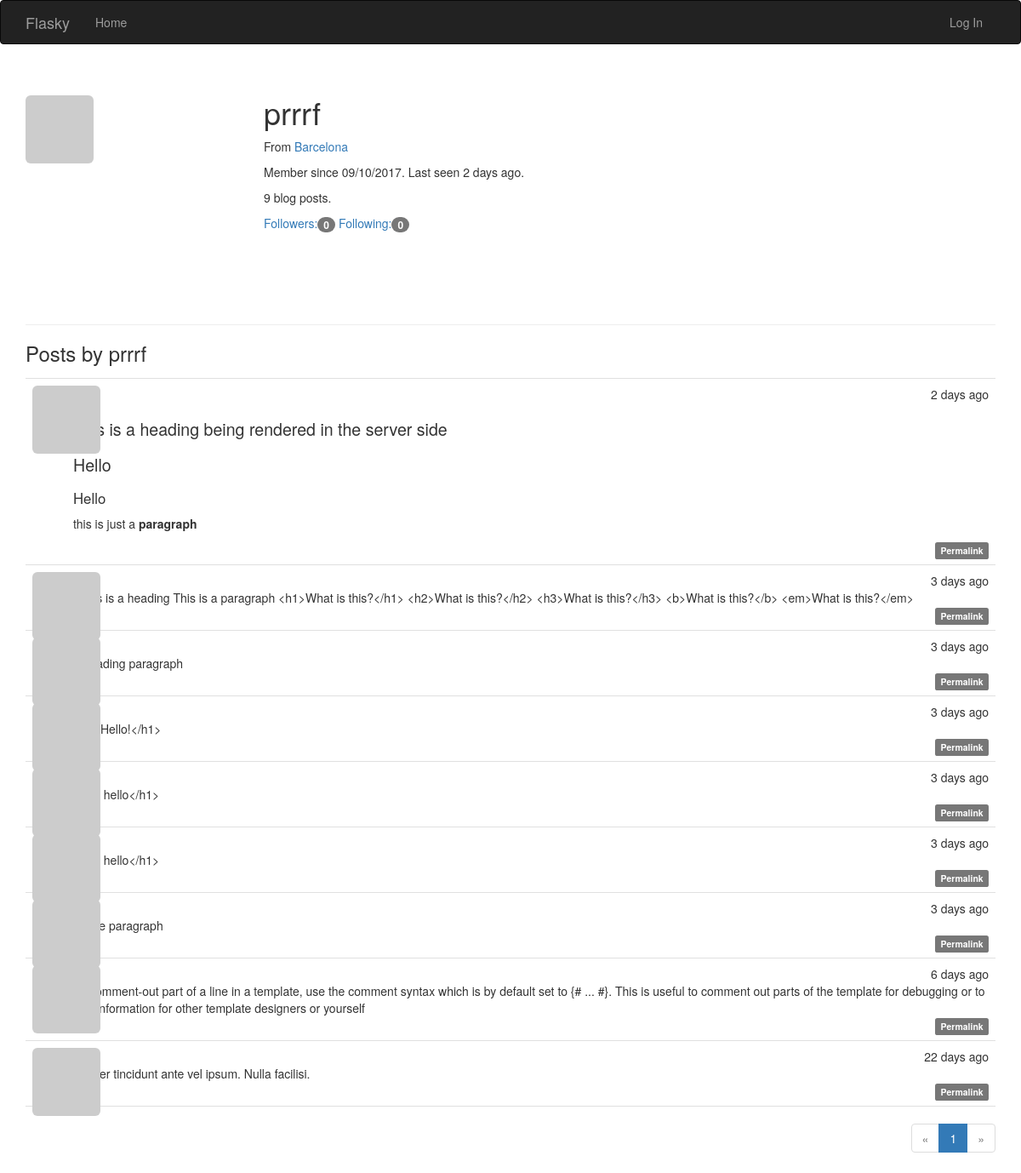
Page /user/prrrf on the earlier database version.
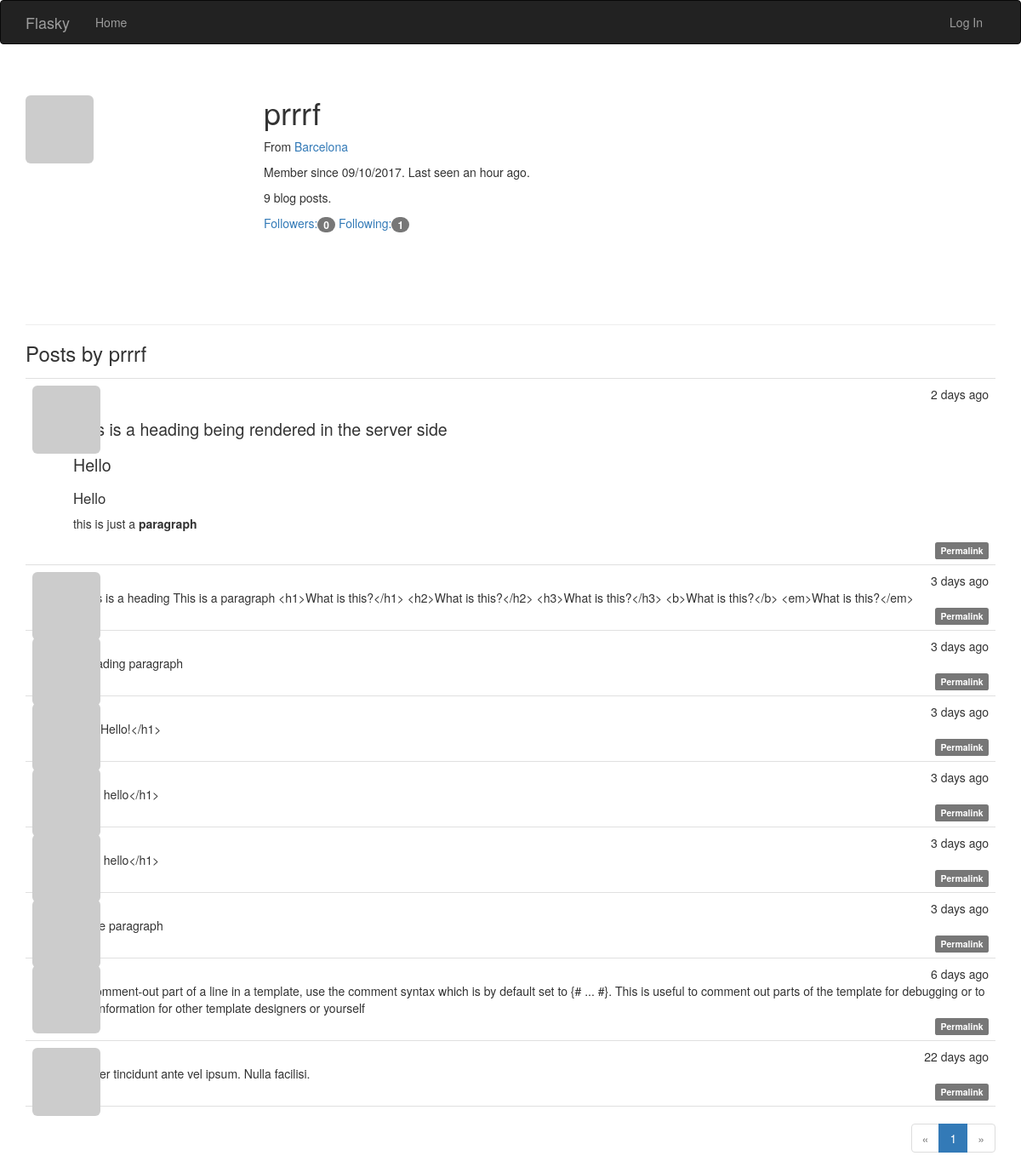
Same page on the later database version.
### app/models.py (models this page shows, shortened)
class User(UserMixin, db.Model):
    __tablename__ = 'users'
    id = db.Column(db.Integer, primary_key=True)
    email = db.Column(db.String(64), unique=True, index=True)
    username = db.Column(db.String(64), unique=True, index=True)
    role_id = db.Column(db.Integer, db.ForeignKey('roles.id'))
    password_hash = db.Column(db.String(128))
    confirmed = db.Column(db.Boolean, default=False)
    name = db.Column(db.String(64))
    location = db.Column(db.String(64))
    about_me = db.Column(db.Text())
    member_since = db.Column(db.DateTime(), default=datetime.utcnow)
    last_seen = db.Column(db.DateTime(), default=datetime.utcnow)
    avatar_hash = db.Column(db.String(32))
    posts = db.relationship('Post', backref='author', lazy='dynamic')
    followed = db.relationship('Follow',
                                foreign_keys=[Follow.follower_id],
                                backref=db.backref('follower', lazy='joined'),
                                lazy='dynamic',
                                cascade='all, delete-orphan')
    followers = db.relationship('Follow',
                                foreign_keys=[Follow.followed_id],
                                backref=db.backref('followed', lazy='joined'),
                                lazy='dynamic',
                                cascade='all, delete-orphan')
    @property
    def password(self):
        raise AttributeError('password is not a readable attribute')
    def gravatar(self, size=100, default='identicon', rating='g'):
        if request.is_secure:
            url = 'https://secure.gravatar.com/avatar'
        else:
            url = 'http://www.gravatar.com/avatar'
        hash = self.avatar_hash or hashlib.md5(
            self.email.encode('utf-8')).hexdigest()
        return '{url}/{hash}?s={size}&d={default}&r={rating}'.format(
            url=url, hash=hash, size=size, default=default, rating=rating)

class Post(db.Model):
    __tablename__ = 'posts'
    id = db.Column(db.Integer, primary_key=True)
    body = db.Column(db.Text)
    body_html = db.Column(db.Text)
    timestamp = db.Column(db.DateTime, index=True, default=datetime.utcnow)
    author_id = db.Column(db.Integer, db.ForeignKey('users.id'))

### app/main/views.py (the view)
@main.route('/user/<username>')
def user(username):
    user = User.query.filter_by(username=username).first_or_404()
    page = request.args.get('page', 1, type=int)
    pagination = user.posts.order_by(Post.timestamp.desc()).paginate(
        page, per_page=current_app.config['FLASKY_POSTS_PER_PAGE'],
        error_out=False)
    posts = pagination.items
    return render_template('user.html', user=user, posts=posts,
                           pagination=pagination)

### app/auth/views.py (called while the page is built)
@auth.before_app_request
def before_request():
    if current_user.is_authenticated:
        current_user.ping()
        if not current_user.confirmed \
                and request.endpoint \
                and request.endpoint[:5] != 'auth.' \
                and request.endpoint != 'static':
            return redirect(url_for('auth.unconfirmed'))

### app/main/__init__.py (called while the page is built)
@main.app_context_processor
def inject_permissions():
    return dict(Permission=Permission)

### app/models.py (called while the page is built)
    def can(self, permissions):
        return False

    def is_administrator(self):
        return False

### app/templates/user.html (shortened to what this page needs)
{% extends "base.html" %}
{% import "_macros.html" as macros %}
{% block page_content %}
<div class="page-header">
  <img class="img-rounded profile-thumbnail" src="{{ user.gravatar(size=256) }}">
  <div class="profile-header">
  <h1>{{ user.username }}</h1>
  {% if user.name or user.location %}
  <p>
    {% if user.location %}
      From <a href="http://maps.google.com/?q={{ user.location }}">
        {{ user.location }}
      </a>
      <br>
    {% endif %}
  </p>
  {% endif %}
  <p>
    Member since {{ moment(user.member_since).format('L') }}.
    Last seen {{moment(user.last_seen).fromNow() }}.
  </p>
  <p>{{ user.posts.count() }} blog posts. </p>
  <p>
    <a href="{{ url_for('.followers', username=user.username) }}">
      Followers:<span class="badge">{{ user.followers.count() }}</span>
    </a>
    <a href="{{ url_for('.followed_by', username=user.username) }}">
      Following:<span class="badge">{{ user.followed.count() }}</span>
    </a>
  </p>
  </div>
</div>
  <h3>Posts by {{ user.username }}</h3>
  {% include '_posts.html' %}
  {% if pagination %}
  <div class="pagination">
    {{ macros.pagination_widget(pagination, '.user', username=user.username) }}
  </div>
  {% endif %}
{% endblock %}

### app/templates/base.html (shortened to what this page needs)
{% extends "bootstrap/base.html" %}
{% block head %}
{{ super() }}
<link rel="stylesheet" type="text/css" href="{{ url_for('static', filename='styles.css') }}">
{% endblock %}
{% block navbar %}
<div class="navbar navbar-inverse" role="navigation">
  <div class="container">
    <div class="navbar-header">
      <a class="navbar-brand" href="{{ url_for('main.index') }}">Flasky</a>
    </div>
    <div class="navbar-collapse collapse">
      <ul class="nav navbar-nav">
        <li><a href="{{ url_for('main.index') }}">Home</a></li>
      </ul>
      <ul class ="nav navbar-nav navbar-right">
        {% if current_user.is_authenticated %}
        <li class="dropdown">
          <a href="#" class="dropdown-toggle" data-toggle="dropdown">Account<b
              class="caret"></b></a>
          <ul class="dropdown-menu">
            <li><a href="{{ url_for('auth.change_password') }}">Change
                Password</a></li>
            <li><a href="{{ url_for('auth.change_email_request') }}">Change
                Email</a></li>
            <li><a href="{{ url_for('auth.logout') }}">Log Out</a></li>
          </ul>
        </li>
        {% else %}
        <li><a href="{{ url_for('auth.login') }}">Log In</a></li>
        {% endif %}
      </ul>
    </div>
  </div>
</div>
{% endblock %}
{% block content %}
<div class="container">
  {% block page_content %}
  {% endblock %}
</div>
{% endblock %}

### app/templates/_macros.html
{% macro pagination_widget(pagination, endpoint) %}
<ul class="pagination">
  <li{% if not pagination.has_prev %} class="disabled"{% endif %}>
    <a href="{% if pagination.has_prev %}{{ url_for(endpoint, page =
      pagination.prev_num, **kwargs) }} {% else %} # {% endif %}">
      &laquo;
    </a>
  </li>
  {% for p in pagination.iter_pages() %}
    {% if p %}
      {% if p == pagination.page %}
      <li class="active">
        <a href="{{ url_for(endpoint, page = p, **kwargs) }}">{{ p }}</a>
      </li>
      {% else %}
      <li>
        <a href="{{ url_for(endpoint, page = p, **kwargs) }}">{{ p }}</a>
      </li>
      {% endif %}
    {% else %}
    <li class="disabled"><a href="#">&hellip;</a></li>
    {% endif %}
  {% endfor %}
  <li{% if not pagination.has_next %} class="disabled"{% endif %}>
    <a href="{% if pagination.has_next %}{{ url_for(endpoint, page =
      pagination.next_num, **kwargs) }}{% else %}#{% endif %}">
      &raquo;
    </a>
  </li>
</ul>
{% endmacro %}

### app/templates/_posts.html (shortened to what this page needs)
<ul class="posts">
  {% for post in posts %}
  <li class="post">
    <div class="post-thumbnail">
      <a href="{{ url_for('.user', username=post.author.username) }}">
        <img class="img-rounded profile-thumbnail" src="{{
        post.author.gravatar(size=40) }}">
      </a>
    </div>
    <div class="post-content">
      <div class="post-date">{{ moment(post.timestamp).fromNow() }}</div>
      <div class="post-author">
        <a href="{{ url_for('.user', username=post.author.username) }}">
        </a>
      </div>
      <div class="post-body">
        {% if post.body_html %}
          {{ post.body_html | safe }}
        {% else %}
          {{ post.body }}
        {% endif %}
      </div>
      <div class="post-footer">
        <a href="{{ url_for('.post', id=post.id) }}">
          <span class="label label-default">Permalink</span>
        </a>
      </div>
    </div>
  </li>
  {% endfor %}
</ul>

### app/static/styles.css (style rules this page uses)
.profile-thumbnail { position: absolute; }
.profile-header { min-height: 260px; margin-left: 280px; }
ul.posts { list-style-type: none; padding: 0px; margin: 16px 0px 0px 0px; border-top: 1px solid #e0e0e0; }
ul.posts li.post { padding: 8px; border-bottom: 1px solid #e0e0e0; }
div.post-date { float: right; }
div.post-author { font-weight: bold; }
div.post-thumbnail { position: absolute; }
div.post-content { margin-left: 48px; min-height: 48px; }
div.post-footer { text-align: right; }
div.pagination { width: 100%; text-align: right; padding: 0px; margin: 0px; }
.post-body h1 { font-size: 140%; }
.post-body h3 { font-size: 120%; }
a { text-decoration:none; }

Differences in the rows shown:
changed User "prrrf": last_seen "2 days ago" → "an hour ago"
Other differences:
{{ user.followed.count() }}: "0" → "1"
